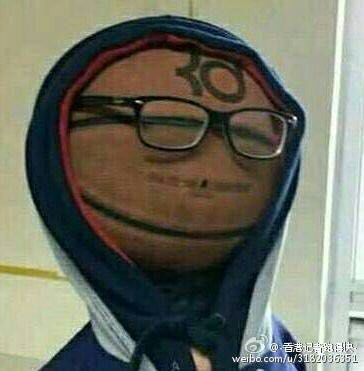
#> input picture 1.jpg, 364 x 371 px
$ python translation.py --image 1.jpg
#> lines starting #> are read from the running program, lines starting #| are printed output that depends on the picture
#> further down, img is the input picture: shape (371, 364, 3); mean B, G, R 96.3, 109.8, 108.5
### func/imutils.py
import cv2
import numpy as np


# [4 lines left out: function translate, not called in this run]


def rotate(img, angle, center=None, scale=1.0):
#> called with angle = 45, scale = 1
    (h, w) = img.shape[:2]
#> h = 371; w = 364
    if center is None:
        center = (w/2, h/2)
#> center = (182, 185.5)
    M = cv2.getRotationMatrix2D(center, angle, scale)
    rotated = cv2.warpAffine(img, M, (w, h))
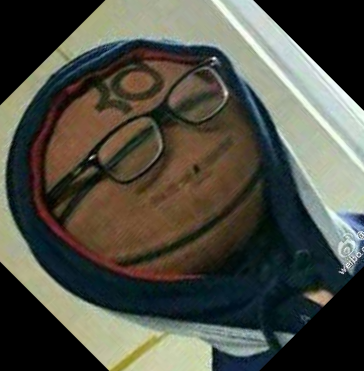
#> rotated: shape (371, 364, 3); mean B, G, R 69, 79.1, 78.8

    return rotated


# [14 lines left out: function resized, not called in this run]

### translation.py
import argparse
import cv2
from func import imutils


ap = argparse.ArgumentParser()
ap.add_argument("-i", "--image", required=True, help="Path to the image")
args = vars(ap.parse_args())

img = cv2.imread(args['image'])
cv2.imshow("Original", img)
cv2.waitKey(0)

rotated = imutils.rotate(img, 45)
cv2.imshow("Rotated 45 degree.", rotated)
cv2.waitKey(0)
